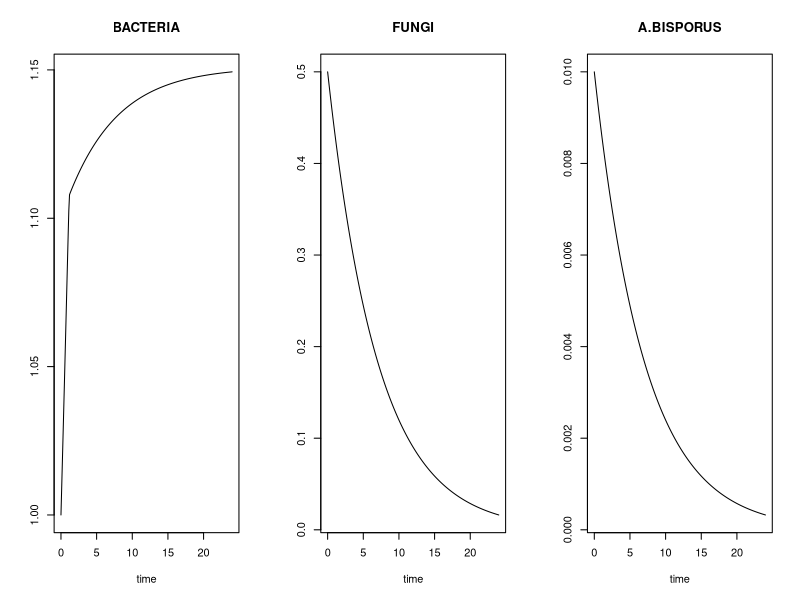
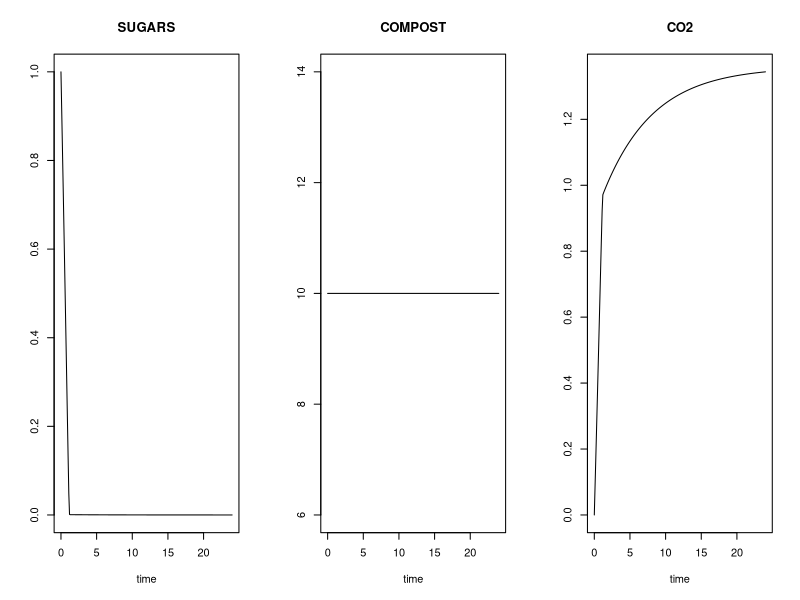
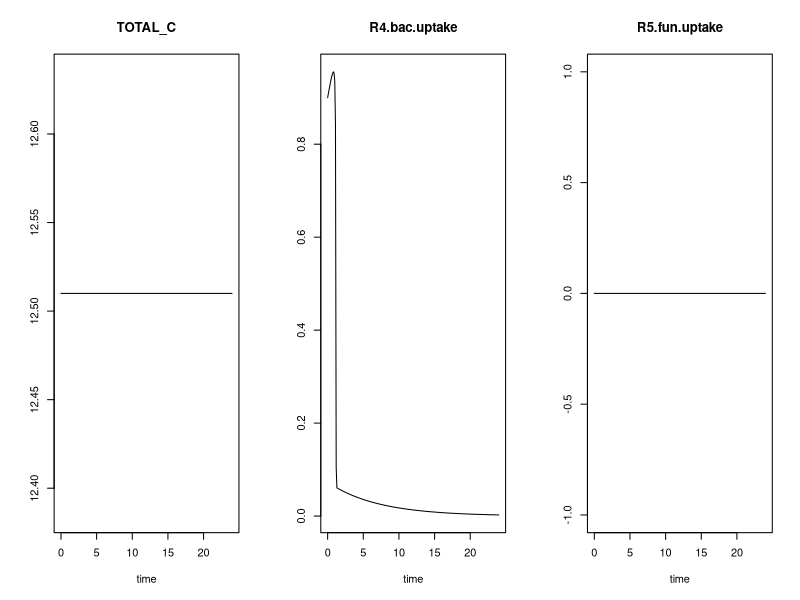
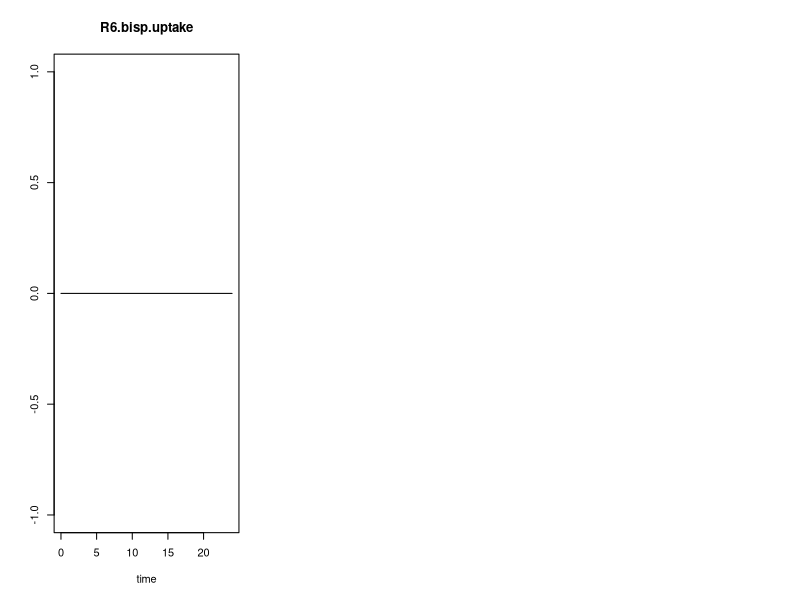

Generate these figures, in order, with R:
## ---- chunk 1
knitr::opts_chunk$set(echo = TRUE)
## ---- chunk 2
require(deSolve)
## ---- chunk 3
C.INI <- 300/180*6
state <- c(BACTERIA = 0.10*C.INI, FUNGI = 0.05*C.INI, A.BISPORUS = 0.001*C.INI, 
           SUGARS = 10*0.01*C.INI, COMPOST = C.INI, CO2 = 0)

#parameters that comprise rate laws of processes go here
parms <- c(
  k1.deg.bac          = 0*0.1,
  k2.deg.fun          = 0*0.2,
  k3.deg.bisp         = 0*0.3,
  k4.bac.uptake       = 1*1,
  k5.fun.uptake       = 0*1/7,
  k6.bisp.uptake      = 0*1,
  k7.fun.killing.bac  = 0,
  k8.bisp.killing.bac = 0,
  k9.bisp.killing.fun = 0,
  k10.bac.mort        = 0*1,
  k11.fun.mort        = 1/7,
  k12.bisp.mort       = 1/7,
  kBISPORUS           = 0.01*C.INI,
  MAX.A.BISPORUS      = 0.15*C.INI,
  kSUGARS.bac         = 0.001*C.INI,            # because of steady state
  kSUGARS.fun         = 0.001*C.INI,
  kSUGARS.bisp        = 0.001*C.INI,
  Ef.fun              = 0.1,                    # C assimilation efficiency
  Ef.bac              = 0.1,
  Ef.bisp             = 0.1
)
## ---- chunk 4
WHITEBUTTON <- function(t, state, parameters) { 
  with(as.list(c(state, parameters)),{
 
  # Rate expressions - all in units of [mmolC/m3/day] or [molC/kg compost] go here
      R1.deg.bac          <- k1.deg.bac * BACTERIA
      R2.deg.fun          <- k2.deg.fun * FUNGI
      R3.deg.bisp         <- k3.deg.bisp * A.BISPORUS
      R4.bac.uptake       <- k4.bac.uptake * SUGARS/(SUGARS+kSUGARS.bac) * BACTERIA * kBISPORUS/(A.BISPORUS+kBISPORUS)
      R5.fun.uptake       <- k5.fun.uptake * SUGARS/(SUGARS+kSUGARS.fun) * FUNGI * kBISPORUS/(A.BISPORUS+kBISPORUS)
      R6.bisp.uptake      <- k6.bisp.uptake * SUGARS/(SUGARS+kSUGARS.bisp) * A.BISPORUS * (1-A.BISPORUS/MAX.A.BISPORUS)
      R7.fun.killing.bac  <- k7.fun.killing.bac * BACTERIA * FUNGI
      R8.bisp.killing.bac <- k8.bisp.killing.bac * BACTERIA * A.BISPORUS
      R9.bisp.killing.fun <- k9.bisp.killing.fun * FUNGI * A.BISPORUS
      R10.bac.mort        <- k10.bac.mort * BACTERIA
      R11.fun.mort        <- k11.fun.mort * FUNGI
      R12.bisp.mort       <- k12.bisp.mort * A.BISPORUS
      
  #x13C.bac <- BACTERIA13/BACTERIA
      
  # Mass balances [molN/m3/day] go here
      dSUGARS     <- R1.deg.bac + 
                     R2.deg.fun + 
                     R3.deg.bisp -
                     R4.bac.uptake - 
                     R5.fun.uptake - 
                     R6.bisp.uptake + 
                     R7.fun.killing.bac + 
                     R8.bisp.killing.bac + 
                     R9.bisp.killing.fun +
                     R10.bac.mort + 
                     R11.fun.mort + 
                     R12.bisp.mort
      
      #dSUGARS13 <- R20.bac.mort*x13C.BACTERIA + ... - R11.bac.uptake*x13C.SUGARS
      
      dBACTERIA   <- Ef.bac*R4.bac.uptake - 
                     R7.fun.killing.bac -
                     R8.bisp.killing.bac - 
                     R10.bac.mort 
                     
      dFUNGI      <- Ef.fun*R5.fun.uptake - 
                     R9.bisp.killing.fun - 
                     R11.fun.mort
      
      dA.BISPORUS <- Ef.bisp*R6.bisp.uptake - 
                     R12.bisp.mort
      
      #dA.BISPORUS <- Ef.bisp*R13.bisp.uptake*x13C.SUGARS + ...
        
      dCO2        <- (1-Ef.bac)*R4.bac.uptake + 
                     (1-Ef.fun)*R5.fun.uptake + 
                     (1-Ef.bisp)*R6.bisp.uptake
      
      dCOMPOST    <- -R1.deg.bac - R2.deg.fun - R3.deg.bisp
      
      TOTAL_C     <- COMPOST + BACTERIA + SUGARS + FUNGI + A.BISPORUS + CO2
      
  # Model output goes here
      return (list(c(dBACTERIA, dFUNGI, dA.BISPORUS, dSUGARS, dCOMPOST, dCO2),
                     TOTAL_C = TOTAL_C, 
                   R4.bac.uptake   = R4.bac.uptake,
                   R5.fun.uptake   = R5.fun.uptake,
                   R6.bisp.uptake  = R6.bisp.uptake
                   )
              )
      })
}
## ---- chunk 5
outtimes     <- seq(from = 0, to = 24, length.out = 241)
model_output <- ode(y = state, parms = parms, func = WHITEBUTTON, times = outtimes)
## ---- chunk 6
plot(model_output, mfrow=c(1,3), which=c("BACTERIA", "FUNGI", "A.BISPORUS"))
## ---- chunk 7
plot(model_output, mfrow=c(1,3), which=c("SUGARS", "COMPOST", "CO2"))
## ---- chunk 8
plot(model_output, mfrow=c(1,3), which=c("TOTAL_C", "R4.bac.uptake", "R5.fun.uptake"))
## ---- chunk 9
plot(model_output, mfrow=c(1,3), which=c("R6.bisp.uptake"))
